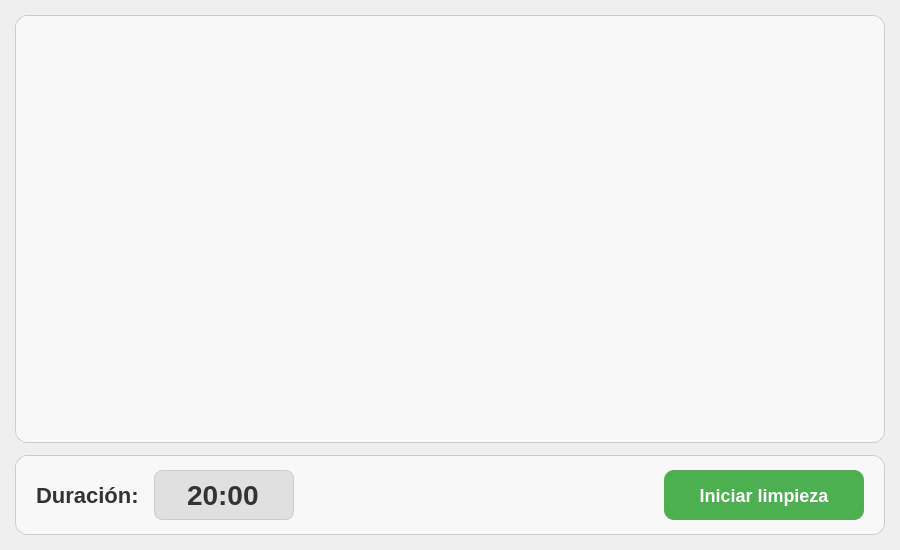
<?xml version="1.0" encoding="UTF-8"?>
<ui version="4.0">
 <class>CleaningPage</class>
 <widget class="QWidget" name="CleaningPage">
  <property name="geometry">
   <rect>
    <x>0</x>
    <y>0</y>
    <width>900</width>
    <height>550</height>
   </rect>
  </property>
  <layout class="QVBoxLayout" name="verticalLayoutMain">
   <property name="spacing">
    <number>12</number>
   </property>
   <property name="leftMargin">
    <number>15</number>
   </property>
   <property name="topMargin">
    <number>15</number>
   </property>
   <property name="rightMargin">
    <number>15</number>
   </property>
   <property name="bottomMargin">
    <number>15</number>
   </property>
   <!-- Top frame: Image -->
   <item>
    <widget class="QFrame" name="frameImage">
     <property name="sizePolicy">
      <sizepolicy hsizetype="Expanding" vsizetype="Expanding">
       <horstretch>0</horstretch>
       <verstretch>3</verstretch>
      </sizepolicy>
     </property>
     <property name="styleSheet">
      <string notr="true">QFrame#frameImage {
    border: 1px solid #CCCCCC;
    border-radius: 12px;
    background-color: #F8F8F8;
}</string>
     </property>
     <property name="frameShape">
      <enum>QFrame::Shape::Box</enum>
     </property>
     <property name="frameShadow">
      <enum>QFrame::Shadow::Plain</enum>
     </property>
     <layout class="QVBoxLayout" name="verticalLayoutImage">
      <property name="spacing">
       <number>0</number>
      </property>
      <property name="leftMargin">
       <number>0</number>
      </property>
      <property name="topMargin">
       <number>0</number>
      </property>
      <property name="rightMargin">
       <number>0</number>
      </property>
      <property name="bottomMargin">
       <number>0</number>
      </property>
      <item>
       <widget class="QLabel" name="lblCleanImage">
        <property name="text">
         <string/>
        </property>
        <property name="pixmap">
         <pixmap>../../../resources/images/cleanCabin.png</pixmap>
        </property>
        <property name="scaledContents">
         <bool>true</bool>
        </property>
        <property name="alignment">
         <set>Qt::AlignmentFlag::AlignCenter</set>
        </property>
       </widget>
      </item>
     </layout>
    </widget>
   </item>
   <!-- Bottom frame: Duration + Button -->
   <item>
    <widget class="QFrame" name="frameControls">
     <property name="sizePolicy">
      <sizepolicy hsizetype="Expanding" vsizetype="Preferred">
       <horstretch>0</horstretch>
       <verstretch>0</verstretch>
      </sizepolicy>
     </property>
     <property name="minimumSize">
      <size>
       <width>0</width>
       <height>80</height>
      </size>
     </property>
     <property name="styleSheet">
      <string notr="true">QFrame#frameControls {
    border: 1px solid #CCCCCC;
    border-radius: 12px;
    background-color: #F8F8F8;
}</string>
     </property>
     <property name="frameShape">
      <enum>QFrame::Shape::Box</enum>
     </property>
     <property name="frameShadow">
      <enum>QFrame::Shadow::Plain</enum>
     </property>
     <layout class="QHBoxLayout" name="horizontalLayoutControls">
      <property name="spacing">
       <number>15</number>
      </property>
      <property name="leftMargin">
       <number>20</number>
      </property>
      <property name="topMargin">
       <number>14</number>
      </property>
      <property name="rightMargin">
       <number>20</number>
      </property>
      <property name="bottomMargin">
       <number>14</number>
      </property>
      <!-- Duration label -->
      <item>
       <widget class="QLabel" name="lblDuration">
        <property name="styleSheet">
         <string notr="true">QLabel {
    font-size: 22px;
    font-weight: bold;
    color: #333333;
}</string>
        </property>
        <property name="text">
         <string>Duración:</string>
        </property>
       </widget>
      </item>
      <!-- Time input -->
      <item>
       <widget class="QLineEdit" name="inputTime">
        <property name="sizePolicy">
         <sizepolicy hsizetype="Fixed" vsizetype="Fixed">
          <horstretch>0</horstretch>
          <verstretch>0</verstretch>
         </sizepolicy>
        </property>
        <property name="minimumSize">
         <size>
          <width>120</width>
          <height>50</height>
         </size>
        </property>
        <property name="maximumSize">
         <size>
          <width>140</width>
          <height>50</height>
         </size>
        </property>
        <property name="styleSheet">
         <string notr="true">QLineEdit {
    font-size: 28px;
    font-weight: bold;
    color: #333333;
    background-color: #E0E0E0;
    border: 1px solid #CCCCCC;
    border-radius: 8px;
    padding: 4px 10px;
    text-align: center;
}</string>
        </property>
        <property name="text">
         <string>20:00</string>
        </property>
        <property name="alignment">
         <set>Qt::AlignmentFlag::AlignCenter</set>
        </property>
        <property name="maxLength">
         <number>5</number>
        </property>
       </widget>
      </item>
      <!-- Spacer -->
      <item>
       <spacer name="horizontalSpacerMid">
        <property name="orientation">
         <enum>Qt::Orientation::Horizontal</enum>
        </property>
        <property name="sizeHint" stdset="0">
         <size>
          <width>40</width>
          <height>20</height>
         </size>
        </property>
       </spacer>
      </item>
      <!-- Start button -->
      <item>
       <widget class="QPushButton" name="btnStartCleaning">
        <property name="sizePolicy">
         <sizepolicy hsizetype="Preferred" vsizetype="Fixed">
          <horstretch>0</horstretch>
          <verstretch>0</verstretch>
         </sizepolicy>
        </property>
        <property name="minimumSize">
         <size>
          <width>200</width>
          <height>50</height>
         </size>
        </property>
        <property name="cursor">
         <cursorShape>PointingHandCursor</cursorShape>
        </property>
        <property name="styleSheet">
         <string notr="true">QPushButton {
    background-color: #4CAF50;
    color: white;
    font-size: 18px;
    font-weight: bold;
    border-radius: 10px;
    padding: 8px 20px;
    border: none;
}
QPushButton:hover {
    background-color: #43A047;
}
QPushButton:pressed {
    background-color: #388E3C;
}
QPushButton:disabled {
    background-color: #A5D6A7;
    color: #E0E0E0;
}</string>
        </property>
        <property name="text">
         <string>Iniciar limpieza</string>
        </property>
       </widget>
      </item>
     </layout>
    </widget>
   </item>
  </layout>
 </widget>
 <resources/>
 <connections/>
</ui>
